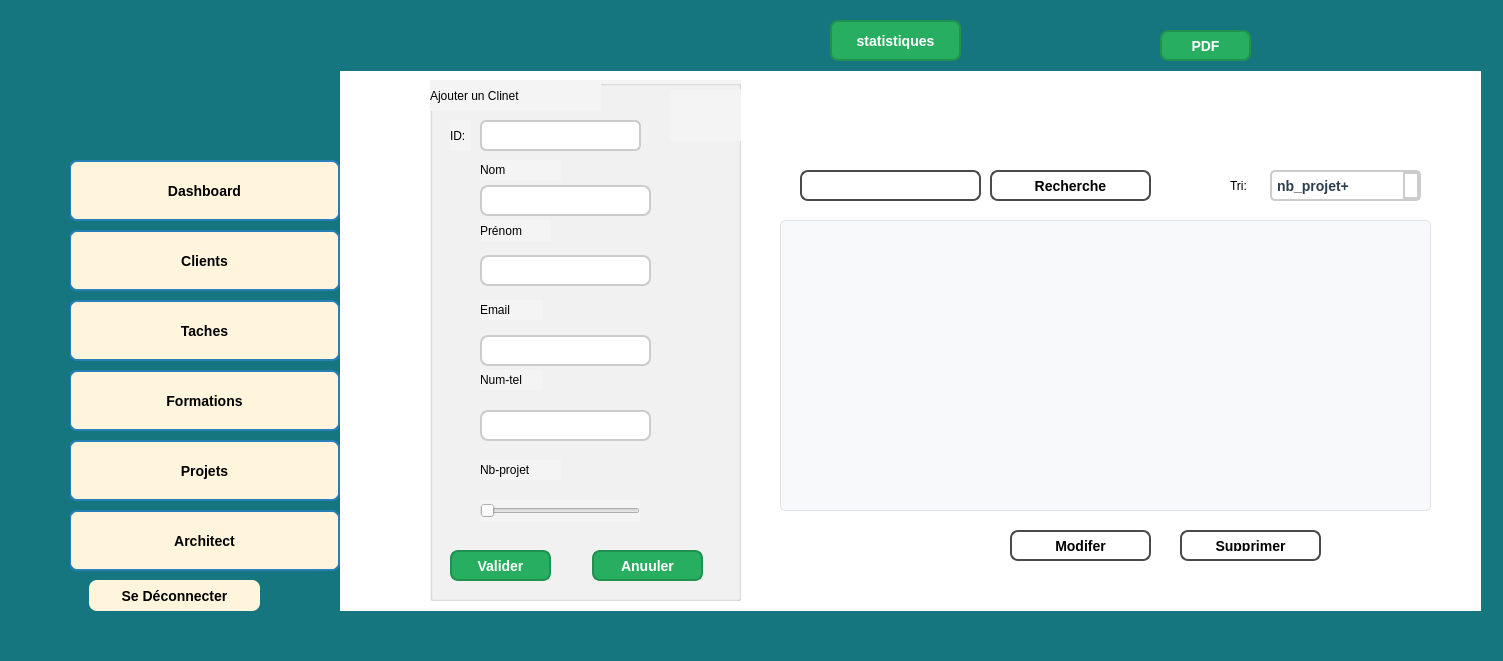
<?xml version="1.0" encoding="UTF-8"?>
<ui version="4.0">
 <class>Gclinet</class>
 <widget class="QMainWindow" name="Gclinet">
  <property name="geometry">
   <rect>
    <x>0</x>
    <y>0</y>
    <width>1503</width>
    <height>661</height>
   </rect>
  </property>
  <property name="windowTitle">
   <string>Gclinet</string>
  </property>
  <property name="styleSheet">
   <string notr="true">background-color: rgb(21, 118, 127);</string>
  </property>
  <widget class="QWidget" name="centralwidget">
   <widget class="QStackedWidget" name="stackedWidget">
    <property name="geometry">
     <rect>
      <x>70</x>
      <y>0</y>
      <width>1411</width>
      <height>611</height>
     </rect>
    </property>
    <property name="styleSheet">
     <string notr="true">background-color: rgb(255, 255, 255);
</string>
    </property>
    <property name="currentIndex">
     <number>0</number>
    </property>
    <widget class="QWidget" name="page">
     <widget class="QGroupBox" name="groupBox">
      <property name="geometry">
       <rect>
        <x>360</x>
        <y>80</y>
        <width>311</width>
        <height>521</height>
       </rect>
      </property>
      <property name="autoFillBackground">
       <bool>false</bool>
      </property>
      <property name="styleSheet">
       <string notr="true">/* Style du formulaire */
QWidget {
    background-color: #f4f4f4; /* Fond gris clair moderne */
}

/* Style des champs de saisie (ID, Formateur, Lieu, etc.) */
QLineEdit {
    background-color: white;
    border: 2px solid #cccccc;
    border-radius: 6px;
    padding: 5px;
    font-size: 14px;
}

QLineEdit:focus {
    border: 2px solid #3498db; /* Bleu moderne au focus */
}</string>
      </property>
      <property name="title">
       <string/>
      </property>
      <property name="alignment">
       <set>Qt::AlignmentFlag::AlignLeading|Qt::AlignmentFlag::AlignLeft|Qt::AlignmentFlag::AlignVCenter</set>
      </property>
      <property name="flat">
       <bool>false</bool>
      </property>
      <property name="checkable">
       <bool>false</bool>
      </property>
      <property name="checked">
       <bool>false</bool>
      </property>
      <widget class="QLabel" name="nomClient">
       <property name="geometry">
        <rect>
         <x>50</x>
         <y>80</y>
         <width>81</width>
         <height>20</height>
        </rect>
       </property>
       <property name="text">
        <string>Nom</string>
       </property>
       <property name="alignment">
        <set>Qt::AlignmentFlag::AlignLeading|Qt::AlignmentFlag::AlignLeft|Qt::AlignmentFlag::AlignVCenter</set>
       </property>
      </widget>
      <widget class="QLabel" name="prenomClient">
       <property name="geometry">
        <rect>
         <x>50</x>
         <y>140</y>
         <width>71</width>
         <height>21</height>
        </rect>
       </property>
       <property name="text">
        <string>Prénom</string>
       </property>
      </widget>
      <widget class="QLabel" name="emailClient">
       <property name="geometry">
        <rect>
         <x>50</x>
         <y>220</y>
         <width>63</width>
         <height>20</height>
        </rect>
       </property>
       <property name="text">
        <string>Email</string>
       </property>
      </widget>
      <widget class="QLabel" name="numClient">
       <property name="geometry">
        <rect>
         <x>50</x>
         <y>290</y>
         <width>63</width>
         <height>20</height>
        </rect>
       </property>
       <property name="text">
        <string>Num-tel</string>
       </property>
      </widget>
      <widget class="QLabel" name="nbcProjet">
       <property name="geometry">
        <rect>
         <x>50</x>
         <y>380</y>
         <width>81</width>
         <height>20</height>
        </rect>
       </property>
       <property name="text">
        <string>Nb-projet</string>
       </property>
      </widget>
      <widget class="QLineEdit" name="nomClient_2">
       <property name="geometry">
        <rect>
         <x>50</x>
         <y>105</y>
         <width>171</width>
         <height>31</height>
        </rect>
       </property>
       <property name="styleSheet">
        <string notr="true">background-color: rgb(255, 255, 255);


border-radius: 8px;
padding: 8px 16px;
font-size: 12px;
font-weight: bold;
</string>
       </property>
      </widget>
      <widget class="QLineEdit" name="prenomClient_2">
       <property name="geometry">
        <rect>
         <x>50</x>
         <y>175</y>
         <width>171</width>
         <height>31</height>
        </rect>
       </property>
       <property name="styleSheet">
        <string notr="true">background-color: rgb(255, 255, 255);


border-radius: 8px;
padding: 8px 16px;
font-size: 12px;
font-weight: bold;
</string>
       </property>
       <property name="alignment">
        <set>Qt::AlignmentFlag::AlignJustify|Qt::AlignmentFlag::AlignVCenter</set>
       </property>
      </widget>
      <widget class="QLineEdit" name="emailClient_2">
       <property name="geometry">
        <rect>
         <x>50</x>
         <y>255</y>
         <width>171</width>
         <height>31</height>
        </rect>
       </property>
       <property name="styleSheet">
        <string notr="true">background-color: rgb(255, 255, 255);


border-radius: 8px;
padding: 8px 16px;
font-size: 12px;
font-weight: bold;
</string>
       </property>
      </widget>
      <widget class="QLineEdit" name="numClient_2">
       <property name="geometry">
        <rect>
         <x>50</x>
         <y>330</y>
         <width>171</width>
         <height>31</height>
        </rect>
       </property>
       <property name="styleSheet">
        <string notr="true">background-color: rgb(255, 255, 255);


border-radius: 8px;
padding: 8px 16px;
font-size: 12px;
font-weight: bold;
</string>
       </property>
      </widget>
      <widget class="QPushButton" name="validerClient">
       <property name="geometry">
        <rect>
         <x>20</x>
         <y>470</y>
         <width>101</width>
         <height>31</height>
        </rect>
       </property>
       <property name="styleSheet">
        <string notr="true">QPushButton {
    background-color: #27ae60; /* Vert moderne */
    color: white;
    font-size: 14px;
    font-weight: bold;
    border: 2px solid #219150;
    border-radius: 8px;
    padding: 8px 15px;
    transition: all 0.3s ease-in-out;
}

/* Effet au survol */</string>
       </property>
       <property name="text">
        <string>Valider</string>
       </property>
      </widget>
      <widget class="QPushButton" name="anuulerClient">
       <property name="geometry">
        <rect>
         <x>162</x>
         <y>470</y>
         <width>111</width>
         <height>31</height>
        </rect>
       </property>
       <property name="styleSheet">
        <string notr="true">QPushButton {
    background-color: #27ae60; /* Vert moderne */
    color: white;
    font-size: 14px;
    font-weight: bold;
    border: 2px solid #219150;
    border-radius: 8px;
    padding: 8px 15px;
    transition: all 0.3s ease-in-out;
}

/* Effet au survol */</string>
       </property>
       <property name="text">
        <string>Anuuler</string>
       </property>
      </widget>
      <widget class="QSlider" name="nbcProjet_2">
       <property name="geometry">
        <rect>
         <x>50</x>
         <y>420</y>
         <width>160</width>
         <height>22</height>
        </rect>
       </property>
       <property name="orientation">
        <enum>Qt::Orientation::Horizontal</enum>
       </property>
      </widget>
      <widget class="QLabel" name="label_8">
       <property name="geometry">
        <rect>
         <x>240</x>
         <y>10</y>
         <width>81</width>
         <height>51</height>
        </rect>
       </property>
       <property name="styleSheet">
        <string notr="true">image: url(:/res/client.png);</string>
       </property>
       <property name="text">
        <string/>
       </property>
      </widget>
      <widget class="QLabel" name="label_7">
       <property name="geometry">
        <rect>
         <x>0</x>
         <y>0</y>
         <width>171</width>
         <height>31</height>
        </rect>
       </property>
       <property name="styleSheet">
        <string notr="true">font: 350 italic 12pt &quot;Nirmala UI&quot;;</string>
       </property>
       <property name="text">
        <string>Ajouter un Clinet</string>
       </property>
      </widget>
      <widget class="QLineEdit" name="IDC">
       <property name="geometry">
        <rect>
         <x>50</x>
         <y>40</y>
         <width>161</width>
         <height>31</height>
        </rect>
       </property>
       <property name="styleSheet">
        <string notr="true"/>
       </property>
      </widget>
      <widget class="QLabel" name="nomClient_3">
       <property name="geometry">
        <rect>
         <x>20</x>
         <y>40</y>
         <width>21</width>
         <height>31</height>
        </rect>
       </property>
       <property name="text">
        <string>ID:</string>
       </property>
       <property name="alignment">
        <set>Qt::AlignmentFlag::AlignLeading|Qt::AlignmentFlag::AlignLeft|Qt::AlignmentFlag::AlignVCenter</set>
       </property>
      </widget>
     </widget>
     <widget class="QTableView" name="tableView">
      <property name="geometry">
       <rect>
        <x>710</x>
        <y>220</y>
        <width>651</width>
        <height>291</height>
       </rect>
      </property>
      <property name="styleSheet">
       <string notr="true">QTableView {
    background-color: #f8f9fa; /* Fond général */
    alternate-background-color: #e9ecef; /* Lignes alternées */
    selection-background-color: #007BFF; /* Fond bleu pour la sélection */
    selection-color: white; /* Texte blanc quand sélectionné */
    border: 1px solid #dee2e6; /* Bordure légère */
    gridline-color: #ced4da; /* Grille plus douce */
    font-size: 14px; /* Taille de police plus lisible */
    border-radius: 5px;
}

QHeaderView::section {
    background-color: #007BFF; /* Fond bleu pour les en-têtes */
    color: white; /* Texte blanc */
    font-weight: bold;
    padding: 8px;
    border: 1px solid #0056b3;
    border-radius: 3px;
    text-align: center;
    font-size: 14px;
}

QTableView::item {
    padding: 6px;
    border-bottom: 1px solid #ddd;
    transition: background 0.3s ease-in-out; /* Animation douce */
}

QTableView::item:selected {
    background-color: #0056b3;
    color: white;
    font-weight: bold;
}

QTableView::item:hover {
    background-color: #d6e4ff; /* Effet de survol */
}
</string>
      </property>
     </widget>
     <widget class="QComboBox" name="tri">
      <property name="geometry">
       <rect>
        <x>1200</x>
        <y>170</y>
        <width>151</width>
        <height>31</height>
       </rect>
      </property>
      <property name="styleSheet">
       <string notr="true">QComboBox {
      border: 2px solid #3498db; /* Bleu moderne au focus */

        border: 2px solid #cccccc;

    border-radius: 5px; /* Coins arrondis */
    padding: 5px;
font-size: 14px;
    font-weight: bold;
    color: #2c3e50; /* Gris foncé pour un effet pro */
}

QComboBox:hover {
        border: 2px solid #cccccc;

}

QComboBox::drop-down {
    border: none;
     border: 2px solid #cccccc;

}</string>
      </property>
      <item>
       <property name="text">
        <string>nb_projet+</string>
       </property>
      </item>
      <item>
       <property name="text">
        <string>Nb-projet-</string>
       </property>
      </item>
     </widget>
     <widget class="QPushButton" name="pushButton_8">
      <property name="geometry">
       <rect>
        <x>920</x>
        <y>170</y>
        <width>161</width>
        <height>31</height>
       </rect>
      </property>
      <property name="styleSheet">
       <string notr="true">QPushButton {
   
    color: Black;
    font-size: 14px;
    font-weight: bold;
    border: 2px solid #4A4A4A;
    border-radius: 8px;
    padding: 8px 15px;
    transition: all 0.3s ease-in-out;
}

QPushButton:hover {
    
    border: 2px solid #1f618d;
}

QPushButton:pressed {
    background-color: #1f618d; /* Bleu encore plus foncé au clic */
    border: 2px solid #154360;
}</string>
      </property>
      <property name="text">
       <string>Recherche</string>
      </property>
     </widget>
     <widget class="QPushButton" name="suppclient">
      <property name="geometry">
       <rect>
        <x>1110</x>
        <y>530</y>
        <width>141</width>
        <height>31</height>
       </rect>
      </property>
      <property name="styleSheet">
       <string notr="true">QPushButton {
   
    color: Black;
    font-size: 14px;
    font-weight: bold;
    border: 2px solid #4A4A4A;
    border-radius: 8px;
    padding: 8px 15px;
    transition: all 0.3s ease-in-out;
}

QPushButton:hover {
    
    border: 2px solid #1f618d;
}

QPushButton:pressed {
    background-color: #1f618d; /* Bleu encore plus foncé au clic */
    border: 2px solid #154360;
}</string>
      </property>
      <property name="text">
       <string>Supprimer</string>
      </property>
     </widget>
     <widget class="QLineEdit" name="lineEdit">
      <property name="geometry">
       <rect>
        <x>730</x>
        <y>170</y>
        <width>181</width>
        <height>31</height>
       </rect>
      </property>
      <property name="styleSheet">
       <string notr="true">QLineEdit {
    background-color: white;
    color: black;
    font-size: 14px;
    font-weight: bold;
    border: 2px solid #4A4A4A; /* Bleu comme le bouton */
    border-radius: 8px;
    padding: 8px 15px;
    transition: all 0.3s ease-in-out;
}

QLineEdit:focus {
    border: 2px solid #1f618d; /* Changement au focus, comme le hover du bouton */
}
</string>
      </property>
      <property name="text">
       <string/>
      </property>
     </widget>
     <widget class="QPushButton" name="modifierClient">
      <property name="geometry">
       <rect>
        <x>940</x>
        <y>530</y>
        <width>141</width>
        <height>31</height>
       </rect>
      </property>
      <property name="styleSheet">
       <string notr="true">QPushButton {
   
    color: Black;
    font-size: 14px;
    font-weight: bold;
    border: 2px solid #4A4A4A;
    border-radius: 8px;
    padding: 8px 15px;
    transition: all 0.3s ease-in-out;
}

QPushButton:hover {
    
    border: 2px solid #1f618d;
}

QPushButton:pressed {
    background-color: #1f618d; /* Bleu encore plus foncé au clic */
    border: 2px solid #154360;
}</string>
      </property>
      <property name="text">
       <string>Modifer</string>
      </property>
     </widget>
     <widget class="QWidget" name="widget" native="true">
      <property name="geometry">
       <rect>
        <x>-1</x>
        <y>0</y>
        <width>271</width>
        <height>611</height>
       </rect>
      </property>
      <property name="styleSheet">
       <string notr="true">background-color: rgb(21, 118, 127);</string>
      </property>
      <widget class="QPushButton" name="pushButton_3">
       <property name="geometry">
        <rect>
         <x>0</x>
         <y>160</y>
         <width>271</width>
         <height>61</height>
        </rect>
       </property>
       <property name="maximumSize">
        <size>
         <width>16777200</width>
         <height>16777208</height>
        </size>
       </property>
       <property name="styleSheet">
        <string notr="true">QPushButton {
   background-color: rgb(255, 245, 221);
    color: Black;
    font-size: 14px;
    font-weight: bold;
    border: 2px solid #2980b9;
    border-radius: 8px;
    padding: 8px 15px;
    transition: all 0.3s ease-in-out;
}

QPushButton:hover {
    background-color: #2980b9; /* Bleu plus foncé au survol */
    border: 2px solid #1f618d;
}

QPushButton:pressed {
    background-color: #1f618d; /* Bleu encore plus foncé au clic */
    border: 2px solid #154360;
}</string>
       </property>
       <property name="text">
        <string>Dashboard</string>
       </property>
       <property name="icon">
        <iconset resource="img.qrc">
         <normaloff>:/res/dashboard.png</normaloff>:/res/dashboard.png</iconset>
       </property>
       <property name="iconSize">
        <size>
         <width>35</width>
         <height>35</height>
        </size>
       </property>
      </widget>
      <widget class="QPushButton" name="pushButton_4">
       <property name="geometry">
        <rect>
         <x>0</x>
         <y>230</y>
         <width>271</width>
         <height>61</height>
        </rect>
       </property>
       <property name="maximumSize">
        <size>
         <width>16777200</width>
         <height>16777208</height>
        </size>
       </property>
       <property name="styleSheet">
        <string notr="true">QPushButton {
   background-color: rgb(255, 245, 221);
    color: Black;
    font-size: 14px;
    font-weight: bold;
    border: 2px solid #2980b9;
    border-radius: 8px;
    padding: 8px 15px;
    transition: all 0.3s ease-in-out;
}

QPushButton:hover {
    background-color: #2980b9; /* Bleu plus foncé au survol */
    border: 2px solid #1f618d;
}

QPushButton:pressed {
    background-color: #1f618d; /* Bleu encore plus foncé au clic */
    border: 2px solid #154360;
}</string>
       </property>
       <property name="text">
        <string>Clients</string>
       </property>
       <property name="icon">
        <iconset resource="img.qrc">
         <normaloff>:/res/client.png</normaloff>:/res/client.png</iconset>
       </property>
       <property name="iconSize">
        <size>
         <width>35</width>
         <height>35</height>
        </size>
       </property>
      </widget>
      <widget class="QPushButton" name="pushButton_6">
       <property name="geometry">
        <rect>
         <x>0</x>
         <y>370</y>
         <width>271</width>
         <height>61</height>
        </rect>
       </property>
       <property name="maximumSize">
        <size>
         <width>16777200</width>
         <height>16777208</height>
        </size>
       </property>
       <property name="styleSheet">
        <string notr="true">QPushButton {
   background-color: rgb(255, 245, 221);
    color: Black;
    font-size: 14px;
    font-weight: bold;
    border: 2px solid #2980b9;
    border-radius: 8px;
    padding: 8px 15px;
    transition: all 0.3s ease-in-out;
}

QPushButton:hover {
    background-color: #2980b9; /* Bleu plus foncé au survol */
    border: 2px solid #1f618d;
}

QPushButton:pressed {
    background-color: #1f618d; /* Bleu encore plus foncé au clic */
    border: 2px solid #154360;
}</string>
       </property>
       <property name="text">
        <string>Formations</string>
       </property>
       <property name="icon">
        <iconset resource="img.qrc">
         <normaloff>:/res/formation.png</normaloff>:/res/formation.png</iconset>
       </property>
       <property name="iconSize">
        <size>
         <width>35</width>
         <height>35</height>
        </size>
       </property>
      </widget>
      <widget class="QPushButton" name="pushButton_5">
       <property name="geometry">
        <rect>
         <x>0</x>
         <y>300</y>
         <width>271</width>
         <height>61</height>
        </rect>
       </property>
       <property name="maximumSize">
        <size>
         <width>16777200</width>
         <height>16777208</height>
        </size>
       </property>
       <property name="styleSheet">
        <string notr="true">QPushButton {
   background-color: rgb(255, 245, 221);
    color: Black;
    font-size: 14px;
    font-weight: bold;
    border: 2px solid #2980b9;
    border-radius: 8px;
    padding: 8px 15px;
    transition: all 0.3s ease-in-out;
}

QPushButton:hover {
    background-color: #2980b9; /* Bleu plus foncé au survol */
    border: 2px solid #1f618d;
}

QPushButton:pressed {
    background-color: #1f618d; /* Bleu encore plus foncé au clic */
    border: 2px solid #154360;
}</string>
       </property>
       <property name="text">
        <string>Taches</string>
       </property>
       <property name="icon">
        <iconset resource="img.qrc">
         <normaloff>:/res/tache.png</normaloff>:/res/tache.png</iconset>
       </property>
       <property name="iconSize">
        <size>
         <width>35</width>
         <height>35</height>
        </size>
       </property>
      </widget>
      <widget class="QPushButton" name="pushButton_7">
       <property name="geometry">
        <rect>
         <x>0</x>
         <y>440</y>
         <width>271</width>
         <height>61</height>
        </rect>
       </property>
       <property name="maximumSize">
        <size>
         <width>16777200</width>
         <height>16777208</height>
        </size>
       </property>
       <property name="styleSheet">
        <string notr="true">QPushButton {
   background-color: rgb(255, 245, 221);
    color: Black;
    font-size: 14px;
    font-weight: bold;
    border: 2px solid #2980b9;
    border-radius: 8px;
    padding: 8px 15px;
    transition: all 0.3s ease-in-out;
}

QPushButton:hover {
    background-color: #2980b9; /* Bleu plus foncé au survol */
    border: 2px solid #1f618d;
}

QPushButton:pressed {
    background-color: #1f618d; /* Bleu encore plus foncé au clic */
    border: 2px solid #154360;
}</string>
       </property>
       <property name="text">
        <string>Projets</string>
       </property>
       <property name="icon">
        <iconset resource="img.qrc">
         <normaloff>:/res/projet.png</normaloff>:/res/projet.png</iconset>
       </property>
       <property name="iconSize">
        <size>
         <width>35</width>
         <height>35</height>
        </size>
       </property>
      </widget>
      <widget class="QLabel" name="label_2">
       <property name="geometry">
        <rect>
         <x>30</x>
         <y>-20</y>
         <width>181</width>
         <height>171</height>
        </rect>
       </property>
       <property name="styleSheet">
        <string notr="true">image: url(:/res/logo1.png);</string>
       </property>
       <property name="text">
        <string/>
       </property>
      </widget>
      <widget class="QPushButton" name="pushButton">
       <property name="geometry">
        <rect>
         <x>20</x>
         <y>580</y>
         <width>171</width>
         <height>31</height>
        </rect>
       </property>
       <property name="styleSheet">
        <string notr="true">background-color: rgb(255, 245, 221);
border-radius: 8px;
padding: 8px 8px;
font-size: 14px;
font-weight: bold;</string>
       </property>
       <property name="text">
        <string>Se Déconnecter</string>
       </property>
      </widget>
      <widget class="QPushButton" name="pushButton_16">
       <property name="geometry">
        <rect>
         <x>0</x>
         <y>510</y>
         <width>271</width>
         <height>61</height>
        </rect>
       </property>
       <property name="maximumSize">
        <size>
         <width>16777200</width>
         <height>16777208</height>
        </size>
       </property>
       <property name="styleSheet">
        <string notr="true">QPushButton {
   background-color: rgb(255, 245, 221);
    color: Black;
    font-size: 14px;
    font-weight: bold;
    border: 2px solid #2980b9;
    border-radius: 8px;
    padding: 8px 15px;
    transition: all 0.3s ease-in-out;
}

QPushButton:hover {
    background-color: #2980b9; /* Bleu plus foncé au survol */
    border: 2px solid #1f618d;
}

QPushButton:pressed {
    background-color: #1f618d; /* Bleu encore plus foncé au clic */
    border: 2px solid #154360;
}</string>
       </property>
       <property name="text">
        <string>Architect</string>
       </property>
       <property name="icon">
        <iconset resource="img.qrc">
         <normaloff>:/res/aeeeee.png</normaloff>:/res/aeeeee.png</iconset>
       </property>
       <property name="iconSize">
        <size>
         <width>35</width>
         <height>35</height>
        </size>
       </property>
      </widget>
     </widget>
     <widget class="QWidget" name="widget_3" native="true">
      <property name="geometry">
       <rect>
        <x>270</x>
        <y>0</y>
        <width>1141</width>
        <height>71</height>
       </rect>
      </property>
      <property name="styleSheet">
       <string notr="true">background-color: rgb(21, 118, 127);</string>
      </property>
      <widget class="QPushButton" name="pushButton_18">
       <property name="geometry">
        <rect>
         <x>490</x>
         <y>20</y>
         <width>131</width>
         <height>41</height>
        </rect>
       </property>
       <property name="styleSheet">
        <string notr="true">QPushButton {
    background-color: #27ae60; /* Vert moderne */
    color: white;
    font-size: 14px;
    font-weight: bold;
    border: 2px solid #219150;
    border-radius: 8px;
    padding: 8px 15px;
    transition: all 0.3s ease-in-out;
}

/* Effet au survol */</string>
       </property>
       <property name="text">
        <string>statistiques</string>
       </property>
      </widget>
      <widget class="QPushButton" name="exportPdfButton">
       <property name="geometry">
        <rect>
         <x>820</x>
         <y>30</y>
         <width>91</width>
         <height>31</height>
        </rect>
       </property>
       <property name="styleSheet">
        <string notr="true">QPushButton {
    background-color: #27ae60; /* Vert moderne */
    color: white;
    font-size: 14px;
    font-weight: bold;
    border: 2px solid #219150;
    border-radius: 8px;
    padding: 8px 15px;
    transition: all 0.3s ease-in-out;
}

/* Effet au survol */</string>
       </property>
       <property name="text">
        <string>PDF</string>
       </property>
       <property name="iconSize">
        <size>
         <width>35</width>
         <height>35</height>
        </size>
       </property>
      </widget>
      <widget class="QLabel" name="label_4">
       <property name="geometry">
        <rect>
         <x>410</x>
         <y>20</y>
         <width>71</width>
         <height>41</height>
        </rect>
       </property>
       <property name="styleSheet">
        <string notr="true">image: url(:/res/stats.png);</string>
       </property>
       <property name="text">
        <string/>
       </property>
      </widget>
      <widget class="QLabel" name="label_5">
       <property name="geometry">
        <rect>
         <x>760</x>
         <y>30</y>
         <width>51</width>
         <height>31</height>
        </rect>
       </property>
       <property name="styleSheet">
        <string notr="true">image: url(:/res/pdffffffffff.png);</string>
       </property>
       <property name="text">
        <string/>
       </property>
      </widget>
      <widget class="QLabel" name="label_6">
       <property name="geometry">
        <rect>
         <x>1070</x>
         <y>0</y>
         <width>61</width>
         <height>51</height>
        </rect>
       </property>
       <property name="styleSheet">
        <string notr="true">image: url(:/res/4444.png);</string>
       </property>
       <property name="text">
        <string/>
       </property>
      </widget>
     </widget>
     <widget class="QLabel" name="label_9">
      <property name="geometry">
       <rect>
        <x>1160</x>
        <y>170</y>
        <width>31</width>
        <height>31</height>
       </rect>
      </property>
      <property name="styleSheet">
       <string notr="true">font: 350 italic 12pt &quot;Nirmala UI&quot;;</string>
      </property>
      <property name="text">
       <string>Tri:</string>
      </property>
     </widget>
    </widget>
    <widget class="QWidget" name="page_2">
     <widget class="QPushButton" name="pushButton_2">
      <property name="geometry">
       <rect>
        <x>210</x>
        <y>0</y>
        <width>161</width>
        <height>31</height>
       </rect>
      </property>
      <property name="text">
       <string>Acceuil</string>
      </property>
     </widget>
    </widget>
   </widget>
  </widget>
  <widget class="QMenuBar" name="menubar">
   <property name="geometry">
    <rect>
     <x>0</x>
     <y>0</y>
     <width>1503</width>
     <height>26</height>
    </rect>
   </property>
  </widget>
  <widget class="QStatusBar" name="statusbar"/>
 </widget>
 <resources>
  <include location="img.qrc"/>
 </resources>
 <connections/>
</ui>
